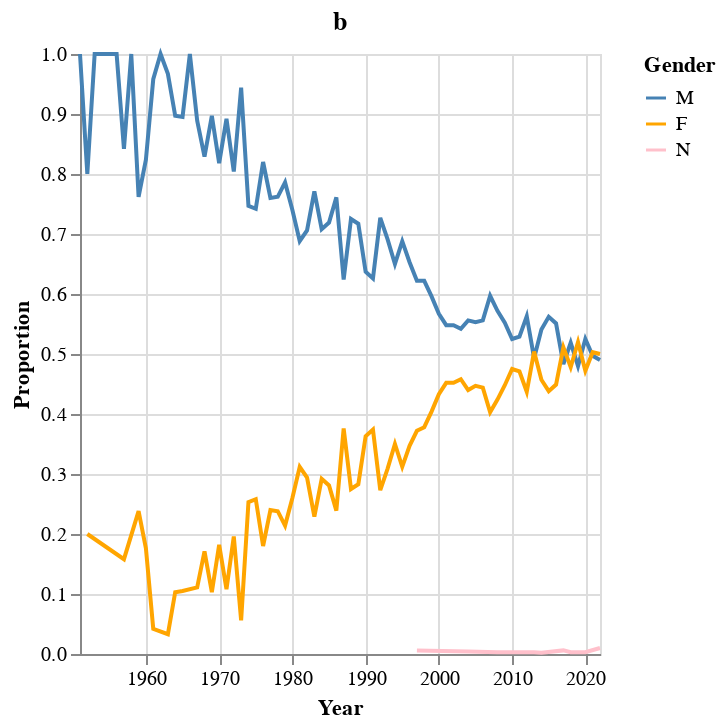

The notebook cell saved with this chart:
### Code cell
gender_ts_prop_chart = alt.Chart(transform_year(gender_ts)).mark_line().encode(
    x = alt.X(
        'year',
        title = 'Year'
    ),
    y = alt.Y(
        'prop',
        title = 'Proportion'
    ),
    color = alt.Color(
        'genderpred',
        title = 'Gender',
        scale = alt.Scale(
            domain = ['M', 'F', 'N'],
            range = ['steelblue', 'orange', 'pink']
        )
    )
).properties(
    title = 'b',
    height=300,
    width=260
)

gender_ts_prop_chart

### Figure 1 — Vega-Lite specification as saved in the notebook (floating-point values rounded to 4 significant figures; data arrays with more than 128 entries replaced by an {"elided": "..."} marker saying what was removed)
{"config": {"view": {"continuousWidth": 400, "continuousHeight": 300}}, "data": {"name": "data-a5ac7a23bb517966bd1e9b954af258c0"}, "mark": "line", "encoding": {"color": {"field": "genderpred", "scale": {"domain": ["M", "F", "N"], "range": ["steelblue", "orange", "pink"]}, "title": "Gender", "type": "nominal"}, "x": {"field": "year", "title": "Year", "type": "temporal"}, "y": {"field": "prop", "title": "Proportion", "type": "quantitative"}}, "height": 300, "title": "b", "width": 260, "$schema": "https://vega.github.io/schema/vega-lite/v4.17.0.json", "datasets": {"data-a5ac7a23bb517966bd1e9b954af258c0": {"elided": "145 records"}}}
